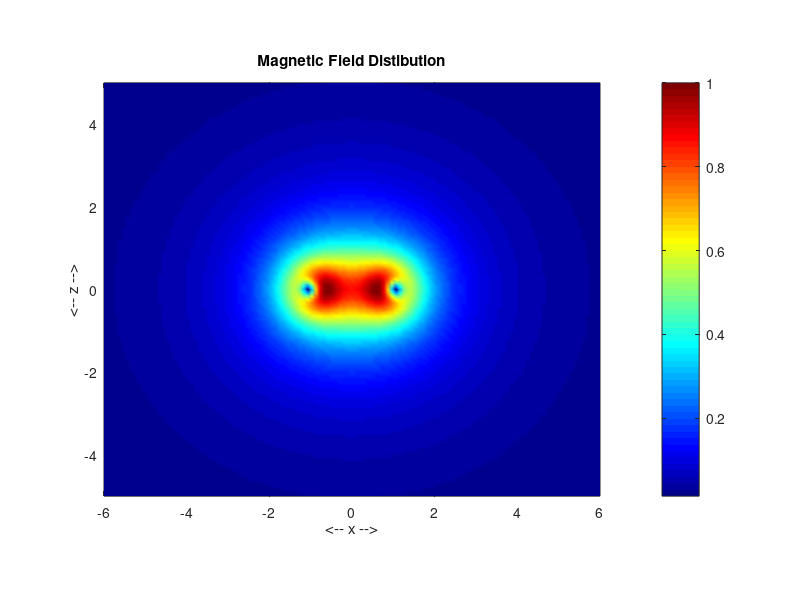
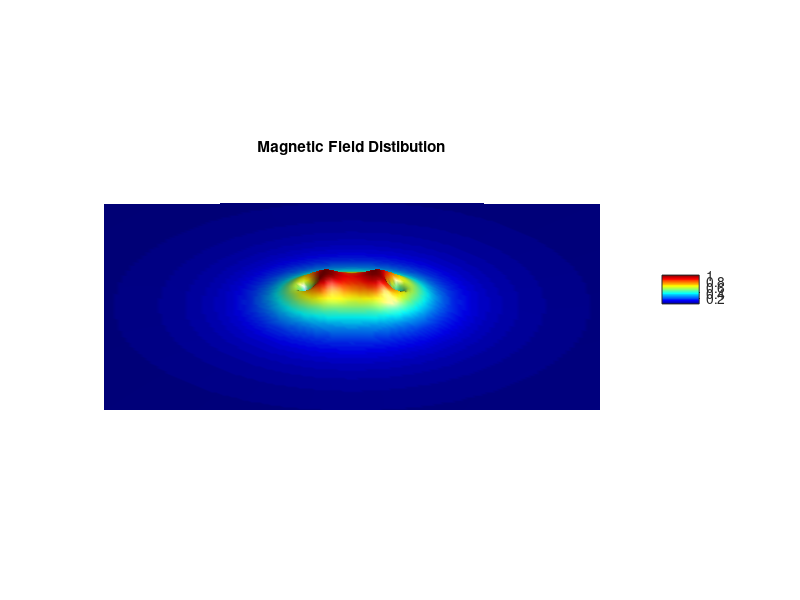
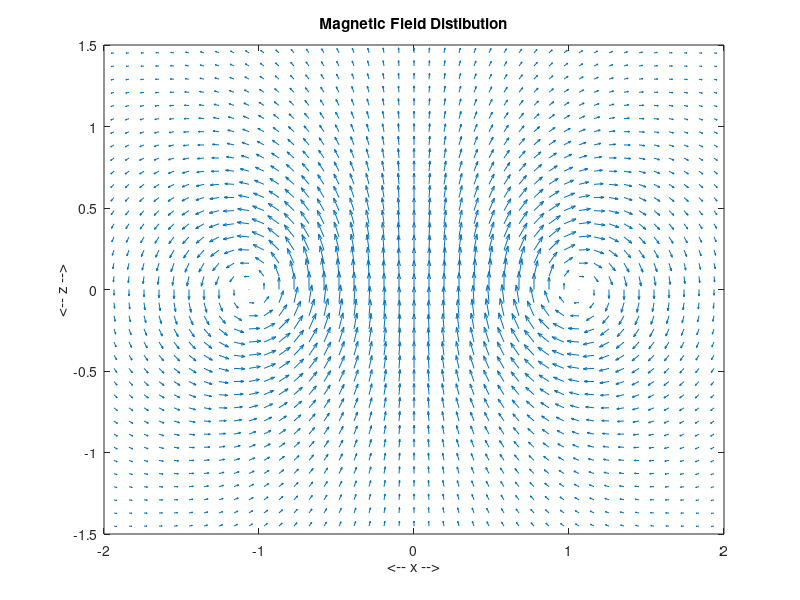

Source code (MATLAB) for these figures, in order:
% Magnetic Flux distribution using Finite Element Method...

clc

ln = 20;                % Length of conductors...
d = 2;                  % Distance between the conductors m & n..
m = 1;                  % Direction of current through the conductor, m (RIGHT)... 1(INTO), -1(OUT)
n = -1;                 % Direction of current through the conductor, n (LEFT)...
N = 20;                 % Number sections/elements in the conductors...
dl = ln/N;              % Length of each element..

% XYZ Coordinates/Location of each element from the origin(0,0,0), i.e 'd/2' is taken as origin.. 
xCm =  (d/2)*ones(1,N);    % Conductor m located @ +d/2...
xCn = (-d/2)*ones(1,N);    % Condcutor n located @ -d/2...

yC = (-ln/2+dl/2) : dl : (ln/2-dl/2);   % Y Coordinate of each element from origin, half on +Y & other half on -Y...
                                        % and also same for both conductors..

% zC remains 0 throughout the length, as conductors are lying on XY plane...
zC = zeros(1,N);

% Length(Projection) & Direction of each current element in Vector form..
Lx = zeros(1,N);        % Length of each element is zero on X axis..
Ly = dl*ones(1,N);      % Length of each element = dl on Y axis..
Lz = zeros(1,N);        % Length of each element is zero on Z axis..

% Points/Locations in space (here XZ plane) where B is to be computed..
NP = 125;               % Detector points..
xPmax = 3*d;            % Dimensions of detector space.., arbitrary..
zPmax = 2.5*d;

xP = linspace(-xPmax,xPmax,NP);        % Divide space with NP points..
zP = linspace(-zPmax,zPmax,NP);
[xxP zzP] = meshgrid(xP,zP);            % Creating the Mesh..

% Initialize B..
Bx = zeros(NP,NP);
By = zeros(NP,NP);
Bz = zeros(NP,NP);

% Computation of Magnetic Field (B) using Superposition principle..
% Compute B at each detector points due to each small cond elements & integrate them..
for q = 1:N
    rxm = xxP - xCm(q);         % Displacement Vector along X direction, from cond m..
    rxn = xxP - xCn(q);         % Displacement Vector along X direction, from cond n..
    ry = yC(q);                 % Same for m & n, no detector points on Y direction..
    rz = zzP - zC(q);           % Same for m & n..
    
    rm = sqrt(rxm.^2+ry.^2+rz.^2);      % Displacement Magnitude for an element on cond m..
    rn = sqrt(rxn.^2+ry.^2+rz.^2);      % Displacement Magnitude for an element on cond n..
    
    r3m = rm.^3;
    r3n = rn.^3;
    
    % Hence, Bx = Ly.rz/r^3, By = 0, Bz = -Ly.rx/r^3
    Bx = Bx + m*Ly(q).*rz./r3m + n*Ly(q).*rz./r3n;      % m & n, direction of current element..
    % By = 0;
    Bz = Bz - m*Ly(q).*rxm./r3m - n*Ly(q).*rxn./r3n;
end
B = sqrt(Bx.^2 + By.^2 + Bz.^2);        % Magnitude of B..
B = B/max(max(B));                      % Normalizing...

% Plotting...

figure(1);
pcolor(xxP,zzP,B);
colormap(jet);
shading interp;
axis equal;
axis([-xPmax xPmax -zPmax zPmax]);
xlabel('<-- x -->');ylabel('<-- z -->');
title('Magnetic Field Distibution');
colorbar;

figure(2);
surf(xxP,zzP,B,'FaceColor','interp',...
    'EdgeColor','none',...
    'FaceLighting','phong');
daspect([1 1 1]);
axis tight;
view(0,30);
camlight right;
colormap(jet);
grid off;
axis off;
colorbar;
title('Magnetic Field Distibution');

figure(3);
quiver(xxP,zzP,Bx,Bz);
colormap(lines);
%axis tight;
axis([-d d -0.75*d 0.75*d]);
title('Magnetic Field Distibution');
xlabel('<-- x -->');ylabel('<-- z -->');
zoom on;
